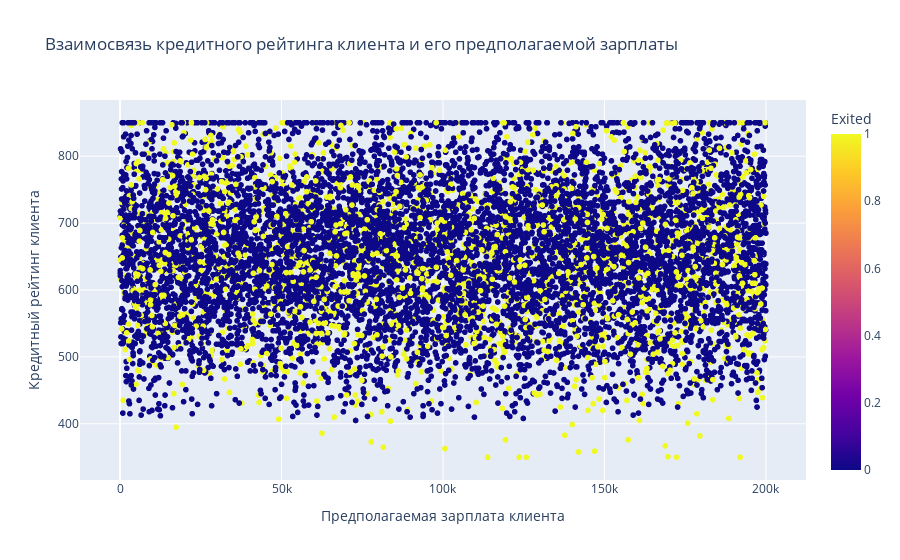

Notebook code cell kept with this figure:
### Markdown cell above
## 9.5 Постройте график, который показывает взаимосвязь кредитного рейтинга клиента и его предполагаемой зарплаты.

### Code cell
fig = px.scatter(
    data_frame=churn_df,
    x = 'EstimatedSalary', 
    y = 'CreditScore',   
    color='Exited',     
    title='Взаимосвязь кредитного рейтинга клиента и его предполагаемой зарплаты'
)
fig.update_xaxes(title_text='Предполагаемая зарплата клиента')
fig.update_yaxes(title_text='Кредитный рейтинг клиента')
fig.show()
fig.write_html("images/scatter.html")

### Figure 1 — Plotly figure (JSON) as saved in the notebook; plotly's stock layout.template omitted (floating-point values rounded to 4 significant figures; data arrays with more than 128 entries replaced by an {"elided": "..."} marker saying what was removed)
{"data": [{"hovertemplate": "EstimatedSalary=%{x}<br>CreditScore=%{y}<br>Exited=%{marker.color}<extra></extra>", "legendgroup": "", "marker": {"color": {"elided": "10000 int values"}, "coloraxis": "coloraxis", "symbol": "circle"}, "mode": "markers", "name": "", "showlegend": false, "type": "scattergl", "x": {"elided": "10000 float values"}, "xaxis": "x", "y": {"elided": "10000 int values"}, "yaxis": "y"}], "layout": {"coloraxis": {"colorbar": {"title": {"text": "Exited"}}, "colorscale": [[0, "#0d0887"], [0.1111, "#46039f"], [0.2222, "#7201a8"], [0.3333, "#9c179e"], [0.4444, "#bd3786"], [0.5556, "#d8576b"], [0.6667, "#ed7953"], [0.7778, "#fb9f3a"], [0.8889, "#fdca26"], [1, "#f0f921"]]}, "legend": {"tracegroupgap": 0}, "title": {"text": "Взаимосвязь кредитного рейтинга клиента и его предполагаемой зарплаты"}, "xaxis": {"anchor": "y", "domain": [0, 1], "title": {"text": "Предполагаемая зарплата клиента"}}, "yaxis": {"anchor": "x", "domain": [0, 1], "title": {"text": "Кредитный рейтинг клиента"}}}}
